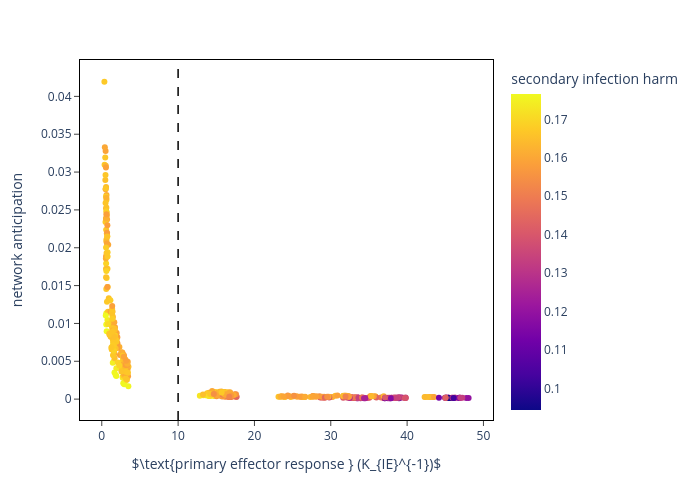

Here is the notebook cell this chart was saved with:
### Code cell
sec_mean_df['s_inf_ant'] = (sec_mean_df['s_max_sE']/sec_mean_df['s_max_pE'])/K_IE
sec_mean_df['s_fld_chg'] = sec_mean_df['s_norm_harm_sI']/sec_mean_df['s_norm_harm_pI']
sec_mean_df['s_norm_max_peff'] = (sec_mean_df['s_max_pE'] + sec_mean_df['s_inf_peM'])/K_IE
sec_mean_df['s_max_peff'] = (sec_mean_df['s_max_pE'] + sec_mean_df['s_inf_peM'])

fig = px.scatter(sec_mean_df, x = 's_norm_max_peff', y = 's_inf_ant', color = 's_norm_harm_sI', #size ='s_EeM_reg',
                 labels ={"s_inf_ant": "network anticipation",
                          's_max_pE': "primary effector response",
                          's_norm_max_peff': r"$\text{primary effector response } (K_{IE}^{-1})$",
                          's_norm_harm_pI': "primary infection harm",
                          's_norm_harm_sI': "secondary infection harm",
                          's_NE_reg': "naive-to-effector regulation",
                          's_EeM_reg': "effector-to-memory regulation",
                          's_pME_reg': "memory-to-effector regulation"} ,
                 width = 700,
                 height = 500,
                 hover_data = ['s_psi_NE_c', 's_psi_NE_I', 's_psi_EeM_c', 's_psi_EeM_I', 's_psi_pME_c', 's_psi_pME_I'],
                log_x = False)

fig.update_layout(
    plot_bgcolor='white'
)

fig.update_xaxes(
    mirror=True,
    ticks='outside',
    showline=True,
    linecolor='black'
)
fig.update_yaxes(
    mirror=True,
    ticks='outside',
    showline=True,
    linecolor='black'
)

fig.add_vline(x = 10.0, line_width=1.5, line_dash="dash", line_color="black")

fig.show()
fig.write_html('_figs/p_E_v_inf_ant_w_p_harm_I_'+reg_model+'.html')

### Figure 1 — Plotly figure (JSON) as saved in the notebook; plotly's stock layout.template omitted (floating-point values rounded to 4 significant figures; data arrays with more than 128 entries replaced by an {"elided": "..."} marker saying what was removed)
{"data": [{"customdata": {"elided": "512x6 int values"}, "hovertemplate": "$\\text{primary effector response } (K_{IE}^{-1})$=%{x}<br>network anticipation=%{y}<br>s_psi_NE_c=%{customdata[0]}<br>s_psi_NE_I=%{customdata[1]}<br>s_psi_EeM_c=%{customdata[2]}<br>s_psi_EeM_I=%{customdata[3]}<br>s_psi_pME_c=%{customdata[4]}<br>s_psi_pME_I=%{customdata[5]}<br>secondary infection harm=%{marker.color}<extra></extra>", "legendgroup": "", "marker": {"color": {"elided": "512 float values"}, "coloraxis": "coloraxis", "symbol": "circle"}, "mode": "markers", "name": "", "orientation": "v", "showlegend": false, "type": "scatter", "x": {"elided": "512 float values"}, "xaxis": "x", "y": {"elided": "512 float values"}, "yaxis": "y"}], "layout": {"coloraxis": {"colorbar": {"title": {"text": "secondary infection harm"}}, "colorscale": [[0, "#0d0887"], [0.1111, "#46039f"], [0.2222, "#7201a8"], [0.3333, "#9c179e"], [0.4444, "#bd3786"], [0.5556, "#d8576b"], [0.6667, "#ed7953"], [0.7778, "#fb9f3a"], [0.8889, "#fdca26"], [1, "#f0f921"]]}, "height": 500, "legend": {"tracegroupgap": 0}, "margin": {"t": 60}, "plot_bgcolor": "white", "shapes": [{"line": {"color": "black", "dash": "dash", "width": 1.5}, "type": "line", "x0": 10, "x1": 10, "xref": "x", "y0": 0, "y1": 1, "yref": "y domain"}], "width": 700, "xaxis": {"anchor": "y", "autorange": true, "domain": [0, 1], "linecolor": "black", "mirror": true, "range": [-2.868, 51.27], "showline": true, "ticks": "outside", "title": {"text": "$\\text{primary effector response } (K_{IE}^{-1})$"}, "type": "linear"}, "yaxis": {"anchor": "x", "autorange": true, "domain": [0, 1], "linecolor": "black", "mirror": true, "range": [-0.002759, 0.04481], "showline": true, "ticks": "outside", "title": {"text": "network anticipation"}, "type": "linear"}}}
